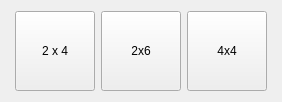
<?xml version="1.0" encoding="UTF-8"?>
<ui version="4.0">
 <class>ddLumberSelection</class>
 <widget class="QWidget" name="ddLumberSelection">
  <property name="geometry">
   <rect>
    <x>0</x>
    <y>0</y>
    <width>282</width>
    <height>98</height>
   </rect>
  </property>
  <property name="windowTitle">
   <string>Form</string>
  </property>
  <layout class="QHBoxLayout" name="horizontalLayout">
   <item>
    <spacer name="horizontalSpacer">
     <property name="orientation">
      <enum>Qt::Horizontal</enum>
     </property>
     <property name="sizeHint" stdset="0">
      <size>
       <width>40</width>
       <height>20</height>
      </size>
     </property>
    </spacer>
   </item>
   <item>
    <widget class="QToolButton" name="TwoByFourButton">
     <property name="minimumSize">
      <size>
       <width>80</width>
       <height>80</height>
      </size>
     </property>
     <property name="text">
      <string>2 x 4</string>
     </property>
     <property name="icon">
      <iconset resource="images/resources.qrc">
       <normaloff>:/images/2x4.png</normaloff>:/images/2x4.png</iconset>
     </property>
     <property name="iconSize">
      <size>
       <width>50</width>
       <height>50</height>
      </size>
     </property>
     <property name="toolButtonStyle">
      <enum>Qt::ToolButtonTextUnderIcon</enum>
     </property>
    </widget>
   </item>
   <item>
    <widget class="QToolButton" name="TwoBySixButton">
     <property name="minimumSize">
      <size>
       <width>80</width>
       <height>80</height>
      </size>
     </property>
     <property name="text">
      <string>2x6</string>
     </property>
     <property name="icon">
      <iconset resource="images/resources.qrc">
       <normaloff>:/images/2x6.png</normaloff>:/images/2x6.png</iconset>
     </property>
     <property name="iconSize">
      <size>
       <width>75</width>
       <height>50</height>
      </size>
     </property>
     <property name="toolButtonStyle">
      <enum>Qt::ToolButtonTextUnderIcon</enum>
     </property>
    </widget>
   </item>
   <item>
    <widget class="QToolButton" name="FourByFourButton">
     <property name="minimumSize">
      <size>
       <width>80</width>
       <height>80</height>
      </size>
     </property>
     <property name="text">
      <string>4x4</string>
     </property>
     <property name="icon">
      <iconset resource="images/resources.qrc">
       <normaloff>:/images/4x4.png</normaloff>:/images/4x4.png</iconset>
     </property>
     <property name="iconSize">
      <size>
       <width>50</width>
       <height>50</height>
      </size>
     </property>
     <property name="toolButtonStyle">
      <enum>Qt::ToolButtonTextUnderIcon</enum>
     </property>
    </widget>
   </item>
   <item>
    <spacer name="horizontalSpacer_2">
     <property name="orientation">
      <enum>Qt::Horizontal</enum>
     </property>
     <property name="sizeHint" stdset="0">
      <size>
       <width>40</width>
       <height>20</height>
      </size>
     </property>
    </spacer>
   </item>
  </layout>
 </widget>
 <resources>
  <include location="images/resources.qrc"/>
 </resources>
 <connections/>
</ui>
